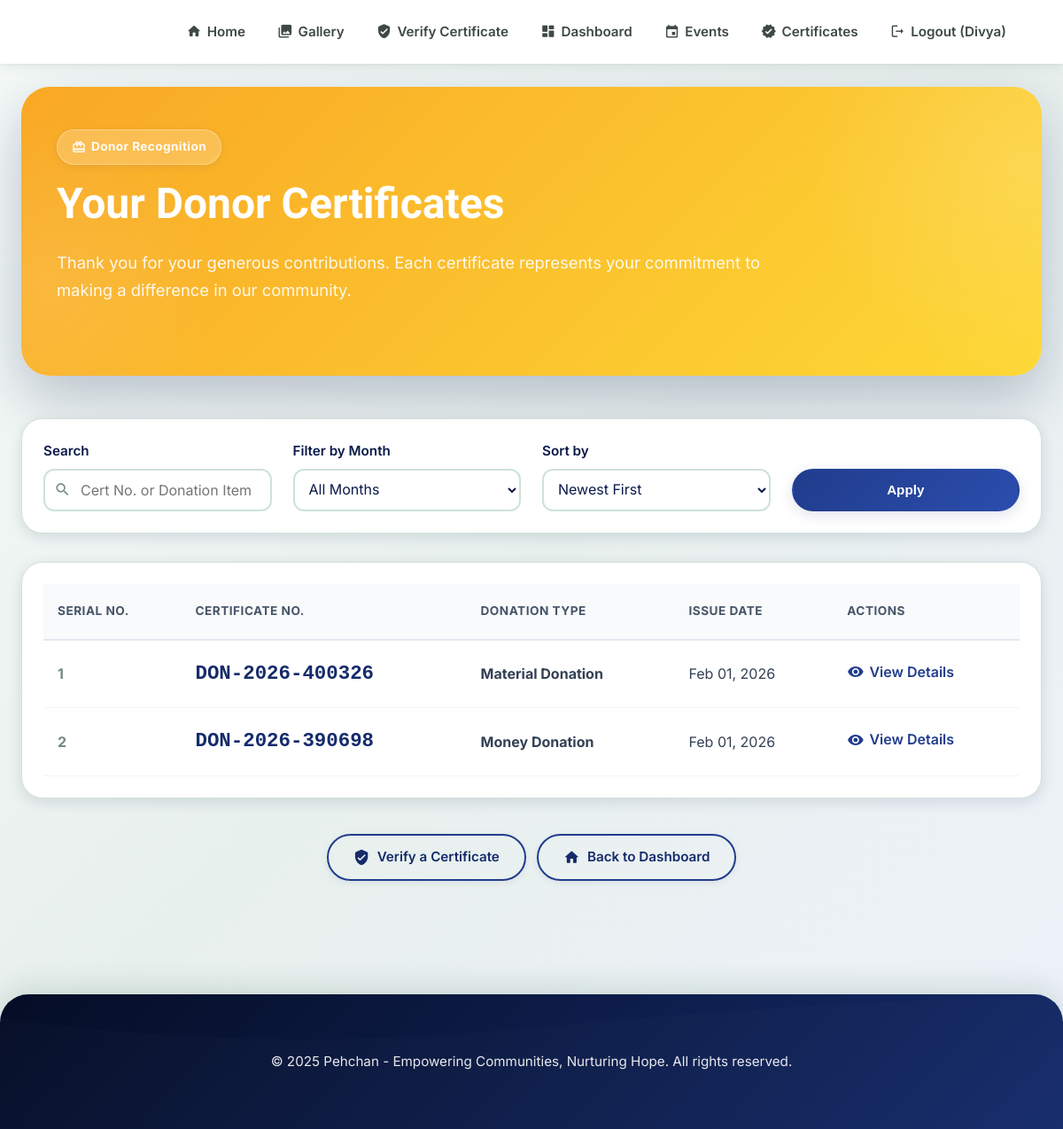
The page /certificates/donor/ (signed in) on the database its author committed.
### pehchan/models.py (models this page shows, shortened)
class DonorCertificate(models.Model):
    DONATION_TYPE_CHOICES = [
        ('material', 'Material Donation'),
        ('money', 'Money Donation'),
    ]
    user = models.ForeignKey(User, on_delete=models.CASCADE, related_name='donor_certificates')
    donation_type = models.CharField(max_length=20, choices=DONATION_TYPE_CHOICES)
    material_donation = models.ForeignKey(
        MaterialDonation,
        on_delete=models.CASCADE,
        related_name='certificates',
        blank=True,
        null=True
    )
    money_donation = models.ForeignKey(
        MoneyDonation,
        on_delete=models.CASCADE,
        related_name='certificates',
        blank=True,
        null=True
    )
    certificate_number = models.CharField(max_length=50, unique=True, editable=False)
    issue_date = models.DateField(default=timezone.now)
    issued_by = models.CharField(max_length=200, default='Pehchan NGO')
    remarks = models.TextField(blank=True, help_text='Additional remarks or appreciation message')
    file = models.FileField(upload_to='donor_certificates/', blank=True, null=True)
    created_at = models.DateTimeField(auto_now_add=True)
    updated_at = models.DateTimeField(auto_now=True)
    class Meta:
        ordering = ['-issue_date', '-created_at']
        verbose_name = 'Donor Certificate'
        verbose_name_plural = 'Donor Certificates'

### pehchan/views.py (the view)
# urls.py: path('certificates/donor/', views.DonorCertificateListView.as_view(), name='donor_certificate_list'),
class DonorCertificateListView(LoginRequiredMixin, ListView):
    model = DonorCertificate
    template_name = 'donor_certificate_list.html'
    context_object_name = 'donor_certificates'
    paginate_by = 5
    def get_queryset(self):
        queryset = DonorCertificate.objects.filter(
            user=self.request.user
        ).select_related('material_donation', 'money_donation')
        search = self.request.GET.get('search')
        if search:
            queryset = queryset.filter(
                Q(certificate_number__icontains=search) |
                Q(material_donation__item_name__icontains=search) |
                Q(donation_type__icontains=search)
            )
        month = self.request.GET.get('month')
        if month and month.isdigit():
            queryset = queryset.filter(issue_date__month=int(month))
        sort = self.request.GET.get('sort', 'newest')
        if sort == 'oldest':
            queryset = queryset.order_by('issue_date', 'created_at')
        else:
            queryset = queryset.order_by('-issue_date', '-created_at')
        return queryset
    def get_context_data(self, **kwargs):
        context = super().get_context_data(**kwargs)
        context['search_query'] = self.request.GET.get('search', '')
        context['current_month'] = self.request.GET.get('month', '')
        context['current_sort'] = self.request.GET.get('sort', 'newest')
        context['months'] = [
            ('1', 'January'), ('2', 'February'), ('3', 'March'), ('4', 'April'),
            ('5', 'May'), ('6', 'June'), ('7', 'July'), ('8', 'August'),
            ('9', 'September'), ('10', 'October'), ('11', 'November'), ('12', 'December')
        ]
        return context

### templates/donor_certificate_list.html (shortened to what this page needs)
{% extends 'base.html' %}
{% block content %}
<div class="dashboard-hero" style="padding: 48px 40px; background: linear-gradient(135deg, var(--secondary-600), var(--secondary-500), var(--secondary-400));">
    <div class="dashboard-hero-content">
        <span class="badge-chip" style="background: rgba(255, 255, 255, 0.2); color: rgba(255, 255, 255, 0.95); border-color: rgba(255, 255, 255, 0.3);">
            <span class="material-icons-round">card_giftcard</span> Donor Recognition
        </span>
        <h1>Your Donor Certificates</h1>
        <p>Thank you for your generous contributions. Each certificate represents your commitment to making a difference in our community.</p>
    </div>
</div>
<div class="dashboard-section">
    <div class="surface-card" style="margin-bottom: 2rem; padding: 1.5rem;">
        <form method="GET" action="." style="display: grid; grid-template-columns: repeat(auto-fit, minmax(200px, 1fr)); gap: 1.5rem; align-items: end;">
            <div class="form-field">
                <label class="form-label">Search</label>
                <div style="position: relative;">
                    <span class="material-icons-round" style="position: absolute; left: 12px; top: 50%; transform: translateY(-50%); color: var(--text-tertiary); font-size: 1.2rem;">search</span>
                    <input type="text" name="search" value="{{ search_query }}" placeholder="Cert No. or Donation Item"
                        style="padding-left: 40px; border-radius: var(--radius-md); border: 2px solid var(--neutral-200); width: 100%; height: 48px;">
                </div>
            </div>
            <div class="form-field">
                <label class="form-label">Filter by Month</label>
                <select name="month" style="border-radius: var(--radius-md); border: 2px solid var(--neutral-200); width: 100%; height: 48px; padding: 0 12px;">
                    <option value="">All Months</option>
                </select>
            </div>
            <div class="form-field">
                <label class="form-label">Sort by</label>
                <select name="sort" style="border-radius: var(--radius-md); border: 2px solid var(--neutral-200); width: 100%; height: 48px; padding: 0 12px;">
                    <option value="newest" {% if current_sort == 'newest' %}selected{% endif %}>Newest First</option>
                </select>
            </div>
            <div style="display: flex; gap: 10px;">
                <button type="submit" class="pill-button pill-button--primary" style="height: 48px; flex: 1;">
                    Apply
                </button>
            </div>
        </form>
    </div>
    {% if donor_certificates %}
        <div class="table-card surface-card">
            <table class="data-table">
                <thead>
                    <tr>
                        <th>Serial No.</th>
                        <th>Certificate No.</th>
                        <th>Donation Type</th>
                        <th>Issue Date</th>
                        <th>Actions</th>
                    </tr>
                </thead>
                <tbody>
                    {% for cert in donor_certificates %}
                    <tr>
                        <td style="font-weight: 700; color: var(--text-tertiary);">
                            {{ page_obj.start_index|add:forloop.counter0 }}
                        </td>
                        <td><span class="cert-no">{{ cert.certificate_number }}</span></td>
                        <td><strong>{{ cert.get_donation_type_display }}</strong></td>
                        <td>{{ cert.issue_date|date:"M d, Y" }}</td>
                        <td>
                            <a href="{% url 'donor_certificate_detail' cert.pk %}" class="view-link">
                                <span class="material-icons-round" style="font-size: 1.2rem;">visibility</span>
                                View Details
                            </a>
                        </td>
                    </tr>
                    {% endfor %}
                </tbody>
            </table>
        </div>
    {% endif %}
</div>
<div style="display: flex; justify-content: center; gap: 12px; margin-top: 40px; flex-wrap: wrap;">
    <a href="{% url 'certificate_verify' %}" class="pill-button pill-button--outline">
        <span class="material-icons-round">verified_user</span> Verify a Certificate
    </a>
    <a href="{% url 'dashboard' %}" class="pill-button pill-button--outline">
        <span class="material-icons-round">home</span> Back to Dashboard
    </a>
</div>
{% endblock %}

### templates/base.html (shortened to what this page needs)
{% load static %}
<!DOCTYPE html>
<html lang="en">
<head>
    <link rel="stylesheet" href="{% static 'CSS/style.css' %}">
</head>
<body>
    <header class="mdl-layout__header primary-app-bar">
        <div class="mdl-layout__header-row">
            <nav class="mdl-navigation">
                <a class="mdl-navigation__link" href="{% url 'home' %}">
                    <span class="material-icons-round">home</span>
                    Home
                </a>
                <a class="mdl-navigation__link" href="{% url 'public_gallery' %}">
                    <span class="material-icons-round">collections</span>
                    Gallery
                </a>
                <a class="mdl-navigation__link" href="{% url 'public_certificate_verify' %}">
                    <span class="material-icons-round">verified_user</span>
                    Verify Certificate
                </a>
                {% if user.is_authenticated %}
                <a class="mdl-navigation__link" href="{% url 'dashboard' %}">
                    <span class="material-icons-round">dashboard</span>
                    Dashboard
                </a>
                <a class="mdl-navigation__link" href="{% url 'event_list' %}">
                    <span class="material-icons-round">event</span>
                    Events
                </a>
                <a class="mdl-navigation__link" href="{% url 'certificate_list' %}">
                    <span class="material-icons-round">verified</span>
                    Certificates
                </a>
                <a class="mdl-navigation__link" href="{% url 'logout' %}">
                    <span class="material-icons-round">logout</span>
                    Logout ({{ user.username }})
                </a>
                {% endif %}
            </nav>
        </div>
    </header>
    <main class="page-content1">
        {% block content %}{% endblock %}
    </main>
    <footer class="footer">
        <p class="georgia-brand">&copy; 2025 Pehchan - Empowering Communities, Nurturing Hope.
            All rights reserved.</p>
    </footer>
</body>
</html>

### static/CSS/style.css (style rules this page uses)
* { margin: 0; padding: 0; box-sizing: border-box; }
body { font-family: 'Poppins', sans-serif; line-height: 1.6; color: #333; overflow-x: hidden; margin: 0; padding: 0; }
html { overflow-x: hidden; scroll-behavior: smooth; }
.footer { background: #1d1844; color: #fff; padding: 3rem 0 1rem; }
.table-card { background: white; border-radius: 20px; padding: 1.5rem; box-shadow: 0 4px 20px rgba(0, 0, 0, 0.08); margin-bottom: 2rem; overflow-x: auto; }
.data-table { width: 100%; border-collapse: collapse; min-width: 600px; }
.data-table thead { background: #f8fafc; }
.data-table th { padding: 1.25rem 1rem; text-align: left; font-weight: 700; color: #475569; font-size: 0.85rem; text-transform: uppercase; letter-spacing: 0.5px; border-bottom: 2px solid #e2e8f0; }
.data-table td { padding: 1.25rem 1rem; border-bottom: 1px solid #f1f5f9; color: #334155; vertical-align: middle; }
.data-table tbody tr { transition: all 0.2s; }
.view-link { display: inline-flex; align-items: center; gap: 6px; color: var(--primary-600); font-weight: 600; text-decoration: none; transition: color 0.3s; }
.cert-no { font-family: monospace; font-weight: 700; color: var(--primary-700); font-size: 1.4rem; }

### rows shown on the page
DonorCertificate: start_index|add "1", certificate_number "DON-2026-400326", donation_type "Material Donation", issue_date "Feb 01, 2026"
DonorCertificate: start_index|add "2", certificate_number "DON-2026-390698", donation_type "Money Donation", issue_date "Feb 01, 2026"

### other values the page prints
{{ user.username }} "Divya"
